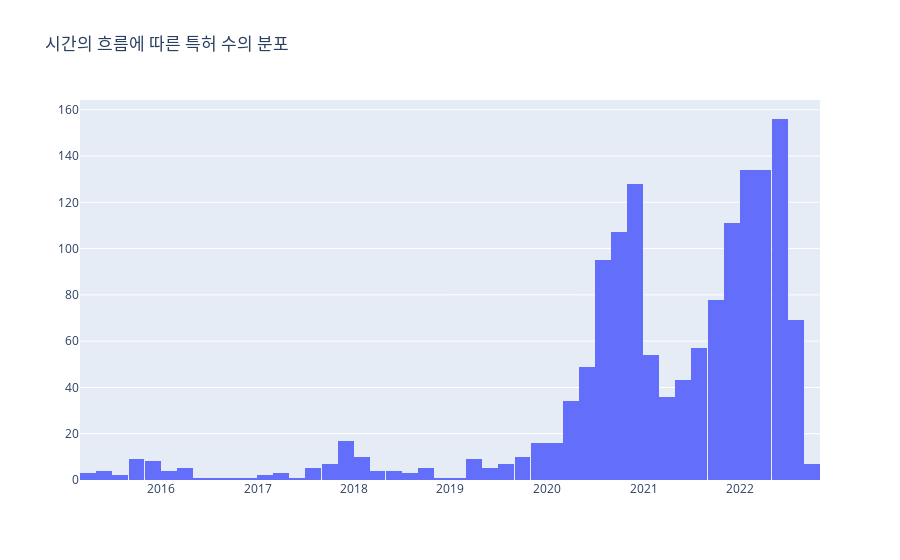

The code cell stored with this chart in its notebook:
### Code cell
fig = go.Figure()
fig.add_trace(go.Histogram(x = df1_1['일자2']))

fig.update_layout(title = '시간의 흐름에 따른 특허 수의 분포')

fig.show()

### Figure 1 — Plotly figure (JSON) as saved in the notebook; plotly's stock layout.template omitted (floating-point values rounded to 4 significant figures; data arrays with more than 128 entries replaced by an {"elided": "..."} marker saying what was removed)
{"data": [{"type": "histogram", "x": {"elided": "1457 str values"}}], "layout": {"title": {"text": "시간의 흐름에 따른 특허 수의 분포"}}}
